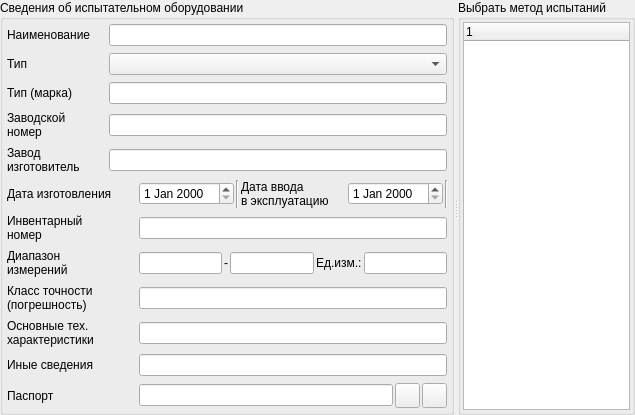
       <widget class="QSplitter" name="splitter_4">
        <property name="maximumSize">
         <size>
          <width>16777215</width>
          <height>16777215</height>
         </size>
        </property>
        <property name="orientation">
         <enum>Qt::Horizontal</enum>
        </property>
        <widget class="QGroupBox" name="groupBox_eq_info">
         <property name="maximumSize">
          <size>
           <width>16777215</width>
           <height>16777215</height>
          </size>
         </property>
         <property name="title">
          <string>Сведения об испытательном оборудовании</string>
         </property>
         <layout class="QVBoxLayout" name="verticalLayout_eq_info">
          <property name="spacing">
           <number>3</number>
          </property>
          <property name="leftMargin">
           <number>2</number>
          </property>
          <property name="topMargin">
           <number>2</number>
          </property>
          <property name="rightMargin">
           <number>2</number>
          </property>
          <property name="bottomMargin">
           <number>2</number>
          </property>
          <item>
           <widget class="QWidget" name="widget_eq_info_01" native="true">
            <layout class="QHBoxLayout" name="horizontalLayout_eq_info_01" stretch="0,1">
             <property name="spacing">
              <number>2</number>
             </property>
             <property name="leftMargin">
              <number>2</number>
             </property>
             <property name="topMargin">
              <number>2</number>
             </property>
             <property name="rightMargin">
              <number>2</number>
             </property>
             <property name="bottomMargin">
              <number>2</number>
             </property>
             <item>
              <widget class="QLabel" name="label_eq_info_01_equipment_name">
               <property name="minimumSize">
                <size>
                 <width>100</width>
                 <height>0</height>
                </size>
               </property>
               <property name="text">
                <string>Наименование</string>
               </property>
              </widget>
             </item>
             <item>
              <widget class="QLineEdit" name="lineEdit_eq_info_01_equipment_name">
               <property name="minimumSize">
                <size>
                 <width>0</width>
                 <height>0</height>
                </size>
               </property>
               <property name="maximumSize">
                <size>
                 <width>16777215</width>
                 <height>16777215</height>
                </size>
               </property>
              </widget>
             </item>
            </layout>
           </widget>
          </item>
          <item>
           <widget class="QWidget" name="widget_eq_info_3" native="true">
            <layout class="QHBoxLayout" name="horizontalLayout_eq_info_3" stretch="0,1">
             <property name="spacing">
              <number>2</number>
             </property>
             <property name="leftMargin">
              <number>2</number>
             </property>
             <property name="topMargin">
              <number>2</number>
             </property>
             <property name="rightMargin">
              <number>2</number>
             </property>
             <property name="bottomMargin">
              <number>2</number>
             </property>
             <item>
              <widget class="QLabel" name="label_eq_type">
               <property name="minimumSize">
                <size>
                 <width>100</width>
                 <height>0</height>
                </size>
               </property>
               <property name="text">
                <string>Тип</string>
               </property>
              </widget>
             </item>
             <item>
              <widget class="QComboBox" name="comboBox_eq_info_type"/>
             </item>
            </layout>
           </widget>
          </item>
          <item>
           <widget class="QWidget" name="widget_eq_info_02" native="true">
            <layout class="QHBoxLayout" name="horizontalLayout_eq_info_02" stretch="0,1">
             <property name="spacing">
              <number>2</number>
             </property>
             <property name="leftMargin">
              <number>2</number>
             </property>
             <property name="topMargin">
              <number>2</number>
             </property>
             <property name="rightMargin">
              <number>2</number>
             </property>
             <property name="bottomMargin">
              <number>2</number>
             </property>
             <item>
              <widget class="QLabel" name="label_eq_info_02_equipment_type">
               <property name="minimumSize">
                <size>
                 <width>100</width>
                 <height>0</height>
                </size>
               </property>
               <property name="text">
                <string>Тип (марка)</string>
               </property>
              </widget>
             </item>
             <item>
              <widget class="QLineEdit" name="lineEdit_eq_info_02_equipment_mark">
               <property name="minimumSize">
                <size>
                 <width>0</width>
                 <height>0</height>
                </size>
               </property>
               <property name="maximumSize">
                <size>
                 <width>16777215</width>
                 <height>16777215</height>
                </size>
               </property>
              </widget>
             </item>
            </layout>
           </widget>
          </item>
          <item>
           <widget class="QWidget" name="widget_eq_info_03" native="true">
            <layout class="QHBoxLayout" name="horizontalLayout_eq_info_03" stretch="0,1">
             <property name="spacing">
              <number>2</number>
             </property>
             <property name="leftMargin">
              <number>2</number>
             </property>
             <property name="topMargin">
              <number>2</number>
             </property>
             <property name="rightMargin">
              <number>2</number>
             </property>
             <property name="bottomMargin">
              <number>2</number>
             </property>
             <item>
              <widget class="QLabel" name="label_eq_info_03_equipment_factory_num">
               <property name="minimumSize">
                <size>
                 <width>100</width>
                 <height>0</height>
                </size>
               </property>
               <property name="text">
                <string>Заводской
номер</string>
               </property>
              </widget>
             </item>
             <item>
              <widget class="QLineEdit" name="lineEdit_eq_info_03_equipment_factory_num">
               <property name="minimumSize">
                <size>
                 <width>0</width>
                 <height>0</height>
                </size>
               </property>
               <property name="maximumSize">
                <size>
                 <width>16777215</width>
                 <height>16777215</height>
                </size>
               </property>
              </widget>
             </item>
            </layout>
           </widget>
          </item>
          <item>
           <widget class="QWidget" name="widget_eq_info_04" native="true">
            <layout class="QHBoxLayout" name="horizontalLayout_eq_info_04" stretch="0,1">
             <property name="spacing">
              <number>2</number>
             </property>
             <property name="leftMargin">
              <number>2</number>
             </property>
             <property name="topMargin">
              <number>2</number>
             </property>
             <property name="rightMargin">
              <number>2</number>
             </property>
             <property name="bottomMargin">
              <number>2</number>
             </property>
             <item>
              <widget class="QLabel" name="label_eq_info_04_manufacturer_name">
               <property name="minimumSize">
                <size>
                 <width>100</width>
                 <height>0</height>
                </size>
               </property>
               <property name="text">
                <string>Завод
изготовитель</string>
               </property>
              </widget>
             </item>
             <item>
              <widget class="QLineEdit" name="lineEdit_eq_info_04_equipment_manufacturer">
               <property name="minimumSize">
                <size>
                 <width>0</width>
                 <height>0</height>
                </size>
               </property>
               <property name="maximumSize">
                <size>
                 <width>16777215</width>
                 <height>16777215</height>
                </size>
               </property>
              </widget>
             </item>
            </layout>
           </widget>
          </item>
          <item>
           <widget class="QWidget" name="widget_eq_info_05" native="true">
            <layout class="QHBoxLayout" name="horizontalLayout_eq_info_5" stretch="0,0,0,0,0,0,0">
             <property name="spacing">
              <number>2</number>
             </property>
             <property name="leftMargin">
              <number>2</number>
             </property>
             <property name="topMargin">
              <number>1</number>
             </property>
             <property name="rightMargin">
              <number>1</number>
             </property>
             <property name="bottomMargin">
              <number>1</number>
             </property>
             <item>
              <widget class="QLabel" name="label_eq_info_05_eq_manufacturing_date">
               <property name="minimumSize">
                <size>
                 <width>130</width>
                 <height>0</height>
                </size>
               </property>
               <property name="text">
                <string>Дата изготовления</string>
               </property>
              </widget>
             </item>
             <item>
              <widget class="QDateEdit" name="dateEdit_eq_info_05_eq_manufacturing_date">
               <property name="maximumSize">
                <size>
                 <width>110</width>
                 <height>16777215</height>
                </size>
               </property>
              </widget>
             </item>
             <item>
              <widget class="Line" name="line_eq_info_05_razdelitel_01">
               <property name="orientation">
                <enum>Qt::Vertical</enum>
               </property>
              </widget>
             </item>
             <item>
              <widget class="QLabel" name="label_eq_info_05_eq_commissioning_date">
               <property name="minimumSize">
                <size>
                 <width>105</width>
                 <height>0</height>
                </size>
               </property>
               <property name="text">
                <string>Дата ввода
в эксплуатацию</string>
               </property>
              </widget>
             </item>
             <item>
              <widget class="QDateEdit" name="dateEdit_eq_info_05_eq_commissioning_date">
               <property name="maximumSize">
                <size>
                 <width>110</width>
                 <height>16777215</height>
                </size>
               </property>
              </widget>
             </item>
             <item>
              <widget class="Line" name="line_eq_info_05_razdelitel_02">
               <property name="orientation">
                <enum>Qt::Vertical</enum>
               </property>
              </widget>
             </item>
             <item>
              <spacer name="horizontalSpacer_17">
               <property name="orientation">
                <enum>Qt::Horizontal</enum>
               </property>
               <property name="sizeHint" stdset="0">
                <size>
                 <width>40</width>
                 <height>20</height>
                </size>
               </property>
              </spacer>
             </item>
            </layout>
           </widget>
          </item>
          <item>
           <widget class="QWidget" name="widget_eq_info_06" native="true">
            <layout class="QHBoxLayout" name="horizontalLayout_eq_info_6" stretch="0,1">
             <property name="spacing">
              <number>2</number>
             </property>
             <property name="leftMargin">
              <number>2</number>
             </property>
             <property name="topMargin">
              <number>2</number>
             </property>
             <property name="rightMargin">
              <number>2</number>
             </property>
             <property name="bottomMargin">
              <number>2</number>
             </property>
             <item>
              <widget class="QLabel" name="label_eq_info_06_equipment_inv_num">
               <property name="minimumSize">
                <size>
                 <width>130</width>
                 <height>0</height>
                </size>
               </property>
               <property name="text">
                <string>Инвентарный
номер</string>
               </property>
              </widget>
             </item>
             <item>
              <widget class="QLineEdit" name="lineEdit_eq_info_06_equipment_inv_num">
               <property name="minimumSize">
                <size>
                 <width>0</width>
                 <height>0</height>
                </size>
               </property>
               <property name="maximumSize">
                <size>
                 <width>16777215</width>
                 <height>16777215</height>
                </size>
               </property>
              </widget>
             </item>
            </layout>
           </widget>
          </item>
          <item>
           <widget class="QWidget" name="widget_eq_info_07" native="true">
            <layout class="QHBoxLayout" name="horizontalLayout_eq_info_7" stretch="0,0,0,0,0,0,1">
             <property name="spacing">
              <number>2</number>
             </property>
             <property name="leftMargin">
              <number>2</number>
             </property>
             <property name="topMargin">
              <number>2</number>
             </property>
             <property name="rightMargin">
              <number>2</number>
             </property>
             <property name="bottomMargin">
              <number>2</number>
             </property>
             <item>
              <widget class="QLabel" name="label_eq_info_07_measuring_range">
               <property name="minimumSize">
                <size>
                 <width>130</width>
                 <height>0</height>
                </size>
               </property>
               <property name="text">
                <string>Диапазон
измерений</string>
               </property>
              </widget>
             </item>
             <item>
              <widget class="QLineEdit" name="lineEdit_eq_info_07_eq_measuring_range_from"/>
             </item>
             <item>
              <widget class="QLabel" name="label_eq_info_07_razdelitel">
               <property name="text">
                <string>-</string>
               </property>
              </widget>
             </item>
             <item>
              <widget class="QLineEdit" name="lineEdit_eq_info_07_eq_measuring_range_to"/>
             </item>
             <item>
              <widget class="QLabel" name="label_eq_units_of_measurement">
               <property name="text">
                <string>Ед.изм.:</string>
               </property>
              </widget>
             </item>
             <item>
              <widget class="QLineEdit" name="lineEdit_eq_units_of_measurement"/>
             </item>
             <item>
              <spacer name="horizontalSpacer_23">
               <property name="orientation">
                <enum>Qt::Horizontal</enum>
               </property>
               <property name="sizeHint" stdset="0">
                <size>
                 <width>40</width>
                 <height>20</height>
                </size>
               </property>
              </spacer>
             </item>
            </layout>
           </widget>
          </item>
          <item>
           <widget class="QWidget" name="widget_eq_info_08" native="true">
            <layout class="QHBoxLayout" name="horizontalLayout_eq_info_8" stretch="0,1">
             <property name="spacing">
              <number>2</number>
             </property>
             <property name="leftMargin">
              <number>2</number>
             </property>
             <property name="topMargin">
              <number>2</number>
             </property>
             <property name="rightMargin">
              <number>2</number>
             </property>
             <property name="bottomMargin">
              <number>2</number>
             </property>
             <item>
              <widget class="QLabel" name="label_eq_info_08_eq_accuracy_class">
               <property name="minimumSize">
                <size>
                 <width>130</width>
                 <height>0</height>
                </size>
               </property>
               <property name="text">
                <string>Класс точности
(погрешность)</string>
               </property>
              </widget>
             </item>
             <item>
              <widget class="QLineEdit" name="lineEdit_eq_info_08_eq_accuracy_class">
               <property name="maximumSize">
                <size>
                 <width>16777215</width>
                 <height>16777215</height>
                </size>
               </property>
              </widget>
             </item>
            </layout>
           </widget>
          </item>
          <item>
           <widget class="QWidget" name="widget_eq_info_09" native="true">
            <layout class="QHBoxLayout" name="horizontalLayout_eq_info_9" stretch="0,1">
             <property name="spacing">
              <number>2</number>
             </property>
             <property name="leftMargin">
              <number>2</number>
             </property>
             <property name="topMargin">
              <number>2</number>
             </property>
             <property name="rightMargin">
              <number>2</number>
             </property>
             <property name="bottomMargin">
              <number>2</number>
             </property>
             <item>
              <widget class="QLabel" name="label_eq_info_09_technical_character">
               <property name="minimumSize">
                <size>
                 <width>130</width>
                 <height>0</height>
                </size>
               </property>
               <property name="text">
                <string>Основные тех.
характеристики</string>
               </property>
              </widget>
             </item>
             <item>
              <widget class="QLineEdit" name="lineEdit_eq_info_09_eq_technical_character">
               <property name="maximumSize">
                <size>
                 <width>16777215</width>
                 <height>16777215</height>
                </size>
               </property>
              </widget>
             </item>
            </layout>
           </widget>
          </item>
          <item>
           <widget class="QWidget" name="widget_eq_info_10" native="true">
            <layout class="QHBoxLayout" name="horizontalLayout_eq_info_10" stretch="0,1">
             <property name="spacing">
              <number>2</number>
             </property>
             <property name="leftMargin">
              <number>2</number>
             </property>
             <property name="topMargin">
              <number>2</number>
             </property>
             <property name="rightMargin">
              <number>2</number>
             </property>
             <property name="bottomMargin">
              <number>2</number>
             </property>
             <item>
              <widget class="QLabel" name="label_eq_info_10_other_info">
               <property name="minimumSize">
                <size>
                 <width>130</width>
                 <height>0</height>
                </size>
               </property>
               <property name="text">
                <string>Иные сведения</string>
               </property>
              </widget>
             </item>
             <item>
              <widget class="QLineEdit" name="lineEdit_eq_info_10_eq_other_info">
               <property name="maximumSize">
                <size>
                 <width>16777215</width>
                 <height>16777215</height>
                </size>
               </property>
              </widget>
             </item>
            </layout>
           </widget>
          </item>
          <item>
           <widget class="QWidget" name="widget_eq_info_11" native="true">
            <layout class="QHBoxLayout" name="horizontalLayout" stretch="0,1,0,0">
             <property name="spacing">
              <number>2</number>
             </property>
             <property name="leftMargin">
              <number>2</number>
             </property>
             <property name="topMargin">
              <number>2</number>
             </property>
             <property name="rightMargin">
              <number>2</number>
             </property>
             <property name="bottomMargin">
              <number>2</number>
             </property>
             <item>
              <widget class="QLabel" name="label_eq_passport">
               <property name="minimumSize">
                <size>
                 <width>130</width>
                 <height>0</height>
                </size>
               </property>
               <property name="text">
                <string>Паспорт</string>
               </property>
              </widget>
             </item>
             <item>
              <widget class="QLineEdit" name="lineEdit_eq_passport_file"/>
             </item>
             <item>
              <widget class="QPushButton" name="pushButton_eq_passport_add">
               <property name="minimumSize">
                <size>
                 <width>25</width>
                 <height>25</height>
                </size>
               </property>
               <property name="maximumSize">
                <size>
                 <width>25</width>
                 <height>25</height>
                </size>
               </property>
               <property name="text">
                <string/>
               </property>
              </widget>
             </item>
             <item>
              <widget class="QPushButton" name="pushButton_eq_passport_upload">
               <property name="minimumSize">
                <size>
                 <width>25</width>
                 <height>25</height>
                </size>
               </property>
               <property name="maximumSize">
                <size>
                 <width>25</width>
                 <height>25</height>
                </size>
               </property>
               <property name="text">
                <string/>
               </property>
              </widget>
             </item>
            </layout>
           </widget>
          </item>
         </layout>
        </widget>
        <widget class="QGroupBox" name="groupBox_eq_test_method">
         <property name="minimumSize">
          <size>
           <width>0</width>
           <height>0</height>
          </size>
         </property>
         <property name="title">
          <string>Выбрать метод испытаний</string>
         </property>
         <layout class="QVBoxLayout" name="verticalLayout_eq_test_method" stretch="1">
          <property name="spacing">
           <number>2</number>
          </property>
          <property name="leftMargin">
           <number>2</number>
          </property>
          <property name="topMargin">
           <number>2</number>
          </property>
          <property name="rightMargin">
           <number>2</number>
          </property>
          <property name="bottomMargin">
           <number>2</number>
          </property>
          <item>
           <widget class="QTreeWidget" name="treeWidget_eq_test_method">
            <column>
             <property name="text">
              <string notr="true">1</string>
             </property>
            </column>
           </widget>
          </item>
         </layout>
        </widget>
       </widget>
